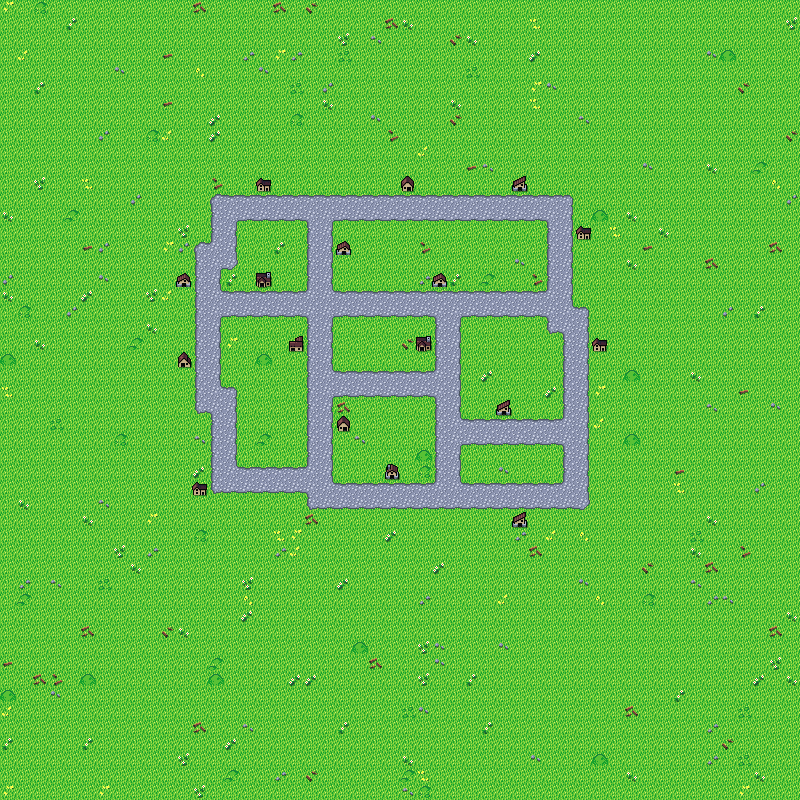

A level layout from a 2D game, rendered from its tile map. Below: a short description, then the map file with tile-grid data replaced by summaries:
An orthogonal 50x50 tile map with 16x16 px tiles, 4 tile layers (Ground, Road, Houses, Decorations), 3 tilesets and 14 objects (9x Intersection, 4x Redcoat, Player).

<map version="1.10" tiledversion="1.10.1" orientation="orthogonal" renderorder="right-down" width="50" height="50" tilewidth="16" tileheight="16" infinite="0" nextlayerid="11" nextobjectid="32">
 <editorsettings>
  <export target="../../testingAssets/tiled/map.json" format="json" />
 </editorsettings>
 <tileset firstgid="1" name="land" tilewidth="16" tileheight="16" tilecount="320" columns="16">
  <image source="tilesets/GB-LandTileset.png" width="256" height="320" />
  <tile id="2" probability="0.005" />
  <tile id="3" probability="0.005" />
  <tile id="4" probability="0.005" />
  <tile id="5" probability="0.005" />
  <tile id="6" probability="0.005" />
  <tile id="7" probability="0.005" />
  <tile id="8" probability="0.005" />
  <tile id="9" probability="0.005" />
  <tile id="10" probability="0.005" />
  <tile id="11" probability="0.005" />
  <tile id="18" probability="0.005" />
  <tile id="19" probability="0.005" />
  <tile id="20" probability="0.005" />
  <tile id="21" probability="0.005" />
  <tile id="22" probability="0.005" />
  <tile id="23" probability="0.005" />
  <tile id="24" probability="0.005" />
  <tile id="25" probability="0.005" />
  <tile id="26" probability="0.005" />
  <tile id="27" probability="0.005" />
 </tileset>
 <tileset firstgid="321" name="buildings" tilewidth="16" tileheight="16" tilecount="96" columns="12">
  <image source="tilesets/Universal-Buildings-and-walls.png" width="192" height="128" />
 </tileset>
 <tileset firstgid="417" name="roads" tilewidth="16" tileheight="16" tilecount="176" columns="16">
  <image source="tilesets/Universal-Road-Tileset.png" width="256" height="176" />
  <wangsets>
   <wangset name="Stone Road" type="corner" tile="102">
    <wangcolor name="" color="#ff0000" tile="-1" probability="1" />
    <wangtile tileid="85" wangid="0,0,0,1,0,0,0,0" />
    <wangtile tileid="86" wangid="0,0,0,1,0,1,0,0" />
    <wangtile tileid="87" wangid="0,0,0,0,0,1,0,0" />
    <wangtile tileid="101" wangid="0,1,0,1,0,0,0,0" />
    <wangtile tileid="103" wangid="0,0,0,0,0,1,0,1" />
    <wangtile tileid="117" wangid="0,1,0,0,0,0,0,0" />
    <wangtile tileid="118" wangid="0,1,0,0,0,0,0,1" />
    <wangtile tileid="119" wangid="0,0,0,0,0,0,0,1" />
    <wangtile tileid="134" wangid="0,1,0,1,0,1,0,0" />
    <wangtile tileid="135" wangid="0,0,0,1,0,1,0,1" />
    <wangtile tileid="150" wangid="0,1,0,1,0,0,0,1" />
    <wangtile tileid="151" wangid="0,1,0,0,0,1,0,1" />
   </wangset>
  </wangsets>
 </tileset>
 <layer id="1" name="Ground" width="50" height="50" locked="1">
  <data>[2500 cells, 2500 non-empty, 1 distinct tile ids]</data>
 </layer>
 <layer id="3" name="Road" width="50" height="50" locked="1">
  <data>[2500 cells, 274 non-empty, 12 distinct tile ids]</data>
 </layer>
 <layer id="2" name="Houses" width="50" height="50" locked="1">
  <data>[2500 cells, 17 non-empty, 8 distinct tile ids]</data>
 </layer>
 <layer id="4" name="Decorations" width="50" height="50">
  <data>[2500 cells, 2497 non-empty, 21 distinct tile ids]</data>
 </layer>
 <objectgroup id="10" name="Objects">
  <object id="13" name="Redcoat" x="256" y="304">
   <point />
  </object>
  <object id="14" name="Player" x="416" y="304">
   <point />
  </object>
  <object id="19" name="Intersection" x="448" y="304">
   <point />
  </object>
  <object id="20" name="Intersection" x="320" y="304">
   <point />
  </object>
  <object id="21" name="Intersection" x="320" y="208">
   <point />
  </object>
  <object id="22" name="Intersection" x="320" y="384">
   <point />
  </object>
  <object id="23" name="Intersection" x="448" y="384">
   <point />
  </object>
  <object id="24" name="Intersection" x="576" y="432">
   <point />
  </object>
  <object id="25" name="Intersection" x="448" y="432">
   <point />
  </object>
  <object id="26" name="Intersection" x="208" y="304">
   <point />
  </object>
  <object id="28" name="Intersection" x="448" y="496">
   <point />
  </object>
  <object id="29" name="Redcoat" x="432" y="208">
   <point />
  </object>
  <object id="30" name="Redcoat" x="512" y="432">
   <point />
  </object>
  <object id="31" name="Redcoat" x="272" y="480">
   <point />
  </object>
 </objectgroup>
</map>
